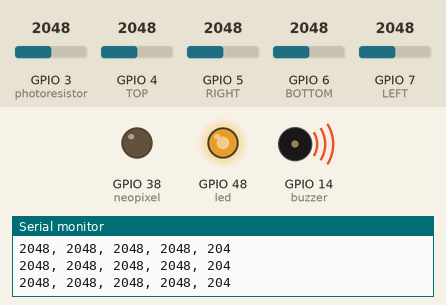
This sketch was run on a simulated ESP32-S3. Shown: output pins drawn as LEDs (lit = HIGH), buzzer (waves = sounding), the last lines printed to the serial monitor. The test bench sets the inputs (shaded band); at power-on: GPIO 3 (photoresistor) = 2048, GPIO 4 (TOP) = 2048, GPIO 5 (RIGHT) = 2048, GPIO 6 (BOTTOM) = 2048, GPIO 7 (LEFT) = 2048.

Above: at 1.2 s.
1.3 s: GPIO 3 (photoresistor) set to 1228
At 2.5 s:
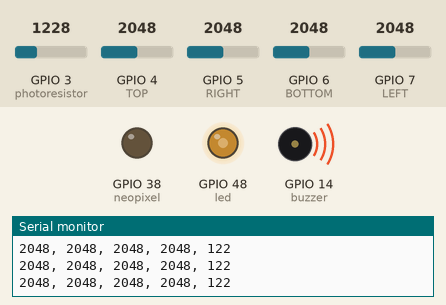
2.8 s: GPIO 3 (photoresistor) set to 122
At 4.0 s:
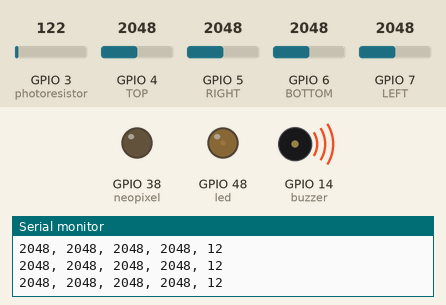
Timing chart, 0 to 10.3 s (numbered marks = the images above; inputs shaded):
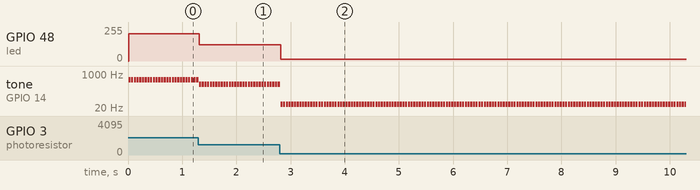

Measured:
- after the input at 1.3 s, GPIO 48 (led): 203/255 → 122/255 at once
- after the input at 2.8 s, GPIO 48 (led): 122/255 → 12/255 at once
- by itself, tone on GPIO 14 (buzzer): alternates 30 Hz for 0.04 s and silent for 0.01 s

The sketch:

photowhiner.ino
```cpp
int led = 48;
int buzzer = 14;
int neopixel = 38;  // using barduino
int photoresistor = 3;
//TODO:  Temperature Sensor: TMP102 connected by I^2^C by GPIO08 and GPIO09.


int TOP = 4;
int RIGHT = 5;
int BOTTOM = 6;
int LEFT = 7;

int UPDATE_MILLIS = 50;

int freq;
long start, end;
int photoresistorReading;


void setup() {
  // put your setup code here, to run once:

  pinMode(TOP, INPUT);
  pinMode(RIGHT, INPUT);
  pinMode(BOTTOM, INPUT);
  pinMode(LEFT, INPUT);

  pinMode(buzzer, OUTPUT);
  pinMode(neopixel, OUTPUT);
//  pinMode(led, OUTPUT);

  ledcAttachPin(led, 1); // assign led pins to channel 1
   ledcSetup(1, 12000, 8);

  Serial.begin(115200);
  Serial.println("We're on!");

  neopixelWrite(neopixel, 0, 0, 0);
}

void loop() {
  // put your main code here, to run repeatedly:

  start = millis();
  noTone(buzzer);
  photoresistorReading = 0;

  for (int i = 0; i < 5; i++) {
    photoresistorReading += analogRead(photoresistor);
    delay(UPDATE_MILLIS / 20);
  }
  photoresistorReading = photoresistorReading / 5;

  //analogWrite(led, photoresistorReading / 20); // Weird results
  ledcWrite(1, (photoresistorReading / 10)); // ledc: requested frequency and duty resolution can not be achieved Ah! se me queda en cero!
  tone(buzzer, photoresistorReading / 4);

  Serial.print(analogRead(TOP));
  Serial.print(", ");
  Serial.print(analogRead(RIGHT));
  Serial.print(", ");
  Serial.print(analogRead(BOTTOM));
  Serial.print(", ");
  Serial.print(analogRead(LEFT));
  Serial.print(", ");
  Serial.println((photoresistorReading / 10));


  end = millis();

  delay(UPDATE_MILLIS - (end - start));
}
```
